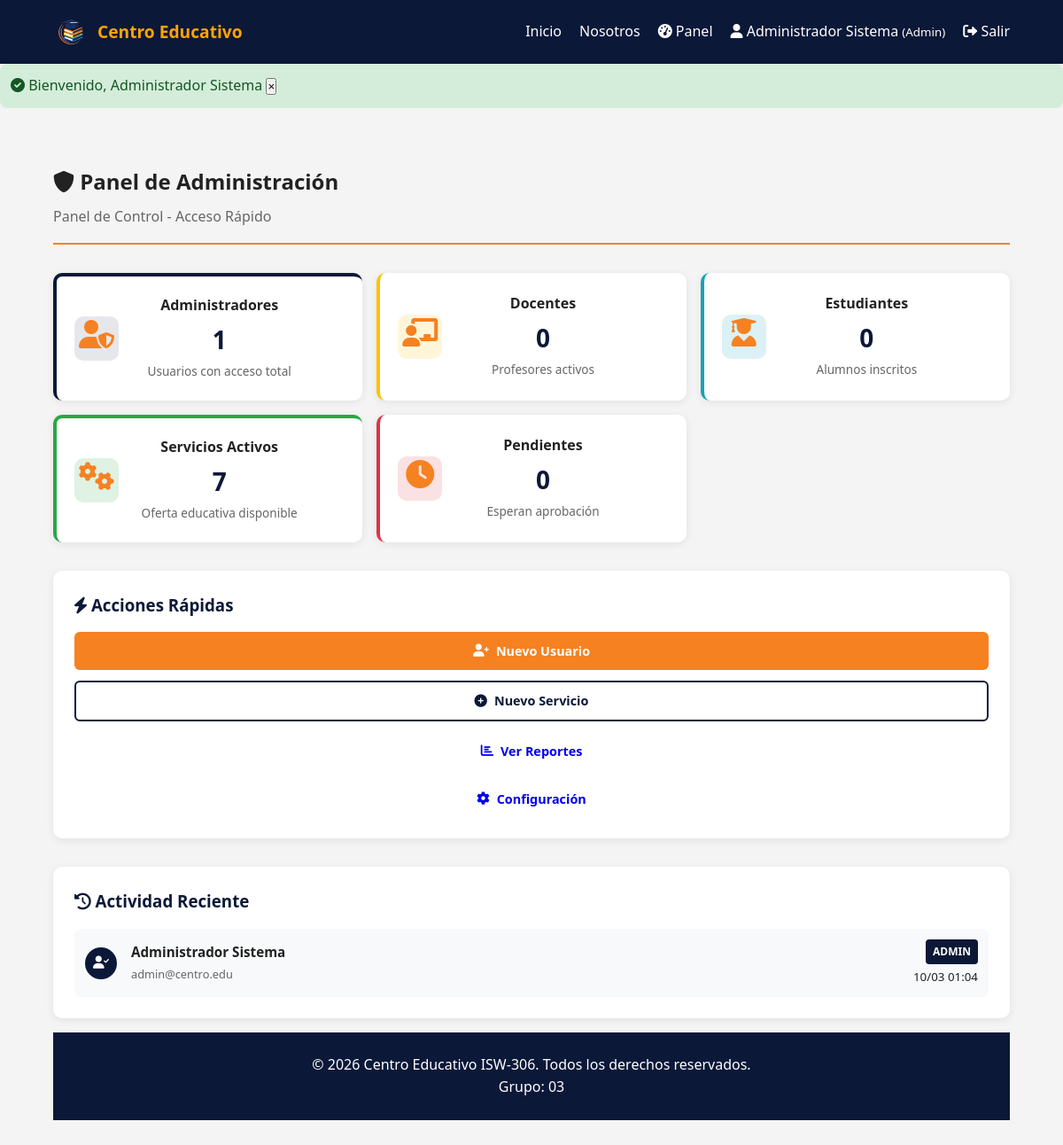
The page /?page=admin/dashboard (signed in) on the database its author committed.
### tables this page shows
CREATE TABLE usuarios (
    id INT AUTO_INCREMENT PRIMARY KEY,
    nombre_completo VARCHAR(100) NOT NULL,
    email VARCHAR(100) NOT NULL UNIQUE,
    password_hash VARCHAR(255) NOT NULL,
    rol_id INT NOT NULL,
    telefono VARCHAR(20),
    fecha_nacimiento DATE,
    activo BOOLEAN DEFAULT TRUE,
    last_login TIMESTAMP NULL,
    created_at TIMESTAMP DEFAULT CURRENT_TIMESTAMP,
    updated_at TIMESTAMP DEFAULT CURRENT_TIMESTAMP ON UPDATE CURRENT_TIMESTAMP,
    
    FOREIGN KEY (rol_id) REFERENCES roles(id) ON DELETE RESTRICT,
    INDEX idx_email (email),
    INDEX idx_rol (rol_id),
    INDEX idx_activo (activo)
);

CREATE TABLE roles (
    id INT AUTO_INCREMENT PRIMARY KEY,
    nombre ENUM('admin', 'docente', 'estudiante', 'padre') NOT NULL UNIQUE,
    descripcion VARCHAR(255),
    permisos JSON COMMENT 'Array de permisos en formato JSON',
    created_at TIMESTAMP DEFAULT CURRENT_TIMESTAMP,
    updated_at TIMESTAMP DEFAULT CURRENT_TIMESTAMP ON UPDATE CURRENT_TIMESTAMP
);

### models/Model.php (called while the page is built, shortened)
<?php
require_once __DIR__ . '/../config/database.php';
abstract class Model {
    protected $db;
    public function __construct() {
        $this->db = Database::getInstance()->getConnection();
    }
    public function getConnection(): PDO {
        return $this->db;
    }
}

### config/database.php (called while the page is built, shortened)
<?php
class Database {
    private static $instance = null;
    private $connection;
    private function __construct() {
        $dsn = "mysql:host=" . DB_HOST . ";port=" . DB_PORT . ";dbname=" . DB_DATABASE . ";charset=utf8mb4";
        $options = [
            PDO::ATTR_ERRMODE            => PDO::ERRMODE_EXCEPTION,
            PDO::ATTR_DEFAULT_FETCH_MODE => PDO::FETCH_ASSOC,
            PDO::ATTR_EMULATE_PREPARES   => false,
            PDO::MYSQL_ATTR_INIT_COMMAND => "SET NAMES utf8mb4"
        ];
        try {
            $this->connection = new PDO($dsn, DB_USERNAME, DB_PASSWORD, $options);
        } catch (PDOException $e) {
            if (APP_ENV === 'development') {
                throw new Exception("Error de conexión: " . $e->getMessage());
            } else {
                error_log("DB Connection Error: " . $e->getMessage());
                throw new Exception("Error interno del servidor");
            }
        }
    }
    public static function getInstance() {
        if (self::$instance === null) {
            self::$instance = new self();
        }
        return self::$instance;
    }
    public function getConnection() {
        return $this->connection;
    }
}

### models/User.php (called while the page is built, shortened)
<?php
require_once __DIR__ . '/Model.php';
class User extends Model
{
    protected $table = 'usuarios';
    public function findByIdWithRole(int $id): ?array
    {
        $stmt = $this->db->prepare("
            SELECT
                u.*,
                r.nombre as rol_nombre,
                r.descripcion as rol_descripcion,
                r.permisos as rol_permisos
            FROM {$this->table} u
            INNER JOIN roles r ON u.rol_id = r.id
            WHERE u.id = ?
            LIMIT 1
        ");
        $stmt->execute([$id]);
        $result = $stmt->fetch(PDO::FETCH_ASSOC);
        return $result ?: null;
    }
}

### models/Auth.php (called while the page is built, shortened)
<?php
require_once __DIR__ . '/Model.php';
require_once __DIR__ . '/User.php';
class Auth extends Model
{
    public function check(): bool
    {
        return isset($_SESSION['user_id']) && !empty($_SESSION['user_id']);
    }
    public function user(): ?array
    {
        $userModel = new User();
        return $userModel->findByIdWithRole((int)$_SESSION['user_id']);
    }
}

### views/admin/dashboard.php (the view, shortened to what this page needs)
<section class="admin-dashboard">
    <div class="dashboard-header">
        <h1><i class="fas fa-shield-alt"></i> <?= htmlspecialchars($title) ?></h1>
        <p class="subtitle">Panel de Control - Acceso Rápido</p>
    </div>
    <div class="stats-grid">
        <a href="<?= APP_URL ?>/?page=admin/users&role=admin" class="stat-card primary" title="Gestionar Administradores">
            <div class="stat-icon">
                <i class="fas fa-user-shield"></i>
            </div>
            <div class="stat-content">
                <h3>Administradores</h3>
                <p class="stat-number"><?= $stats['admin'] ?? 0 ?></p>
                <small>Usuarios con acceso total</small>
            </div>
        </a>
        <a href="<?= APP_URL ?>/?page=admin/users&role=docente" class="stat-card warning" title="Gestionar Docentes">
            <div class="stat-icon">
                <i class="fas fa-chalkboard-teacher"></i>
            </div>
            <div class="stat-content">
                <h3>Docentes</h3>
                <p class="stat-number"><?= $stats['docente'] ?? 0 ?></p>
                <small>Profesores activos</small>
            </div>
        </a>
        <a href="<?= APP_URL ?>/?page=admin/users&role=estudiante" class="stat-card info" title="Gestionar Estudiantes">
            <div class="stat-icon">
                <i class="fas fa-user-graduate"></i>
            </div>
            <div class="stat-content">
                <h3>Estudiantes</h3>
                <p class="stat-number"><?= $stats['estudiante'] ?? 0 ?></p>
                <small>Alumnos inscritos</small>
            </div>
        </a>
        <a href="<?= APP_URL ?>/?page=admin/services" class="stat-card success" title="Gestionar Servicios">
            <div class="stat-icon">
                <i class="fas fa-cogs"></i>
            </div>
            <div class="stat-content">
                <h3>Servicios Activos</h3>
                <p class="stat-number"><?= $stats['servicios'] ?? 0 ?></p>
                <small>Oferta educativa disponible</small>
            </div>
        </a>
        <a href="<?= APP_URL ?>/?page=admin/enrollments&status=pendiente" class="stat-card danger" title="Ver Inscripciones Pendientes">
            <div class="stat-icon">
                <i class="fas fa-clock"></i>
            </div>
            <div class="stat-content">
                <h3>Pendientes</h3>
                <p class="stat-number">
                    <?php
                    $db = (new \User())->getConnection();
                    $stmt = $db->prepare("SELECT COUNT(*) FROM inscripciones WHERE estado = 'pendiente'");
                    $stmt->execute();
                    echo $stmt->fetchColumn();
                    ?>
                </p>
                <small>Esperan aprobación</small>
            </div>
        </a>
    </div>
    <div class="quick-actions">
        <h3><i class="fas fa-bolt"></i> Acciones Rápidas</h3>
        <div class="action-buttons">
            <a href="<?= APP_URL ?>/?page=admin/users&action=create" class="btn btn-primary">
                <i class="fas fa-user-plus"></i> Nuevo Usuario
            </a>
            <a href="<?= APP_URL ?>/?page=admin/services&action=create" class="btn btn-secondary">
                <i class="fas fa-plus-circle"></i> Nuevo Servicio
            </a>
            <a href="<?= APP_URL ?>/?page=admin/reports" class="btn btn-info">
                <i class="fas fa-chart-bar"></i> Ver Reportes
            </a>
            <a href="<?= APP_URL ?>/?page=admin/settings" class="btn btn-warning">
                <i class="fas fa-cog"></i> Configuración
            </a>
        </div>
    </div>
    <div class="recent-activity">
        <h3><i class="fas fa-history"></i> Actividad Reciente</h3>
        <div class="activity-list">
            <?php
            $db = (new \User())->getConnection();
            $stmt = $db->prepare("
                SELECT u.nombre_completo, u.email, r.nombre as rol, u.created_at
                FROM usuarios u
                JOIN roles r ON u.rol_id = r.id
                ORDER BY u.created_at DESC
                LIMIT 5
            ");
            $stmt->execute();
            $recentUsers = $stmt->fetchAll();
            if (!empty($recentUsers)):
                foreach ($recentUsers as $user):
            ?>
                    <div class="activity-item">
                        <div class="activity-icon">
                            <i class="fas fa-user-check"></i>
                        </div>
                        <div class="activity-info">
                            <strong><?= htmlspecialchars($user['nombre_completo']) ?></strong>
                            <small><?= htmlspecialchars($user['email']) ?></small>
                        </div>
                        <div class="activity-meta">
                            <span class="badge badge-<?= htmlspecialchars($user['rol']) ?>">
                                <?= htmlspecialchars(ucfirst($user['rol'])) ?>
                            </span>
                            <small><?= date('d/m H:i', strtotime($user['created_at'])) ?></small>
                        </div>
                    </div>
                <?php
                endforeach;
            else:
                ?>
                <p class="empty-state">No hay actividad reciente</p>
            <?php endif; ?>
        </div>
    </div>
</section>

### views/layouts/header.php (shortened to what this page needs)
<?php
$ruta_base = rtrim(APP_URL, '/');
$user = null;
if (session_status() === PHP_SESSION_ACTIVE && isset($_SESSION['user_id'])) {
    $user = [
        'nombre' => $_SESSION['nombre'] ?? 'Usuario',
        'rol' => $_SESSION['rol'] ?? 'estudiante'
    ];
}
?>
<!DOCTYPE html>
<html lang="es">
<head>
    <link rel="stylesheet" href="<?php echo $ruta_base; ?>/assets/css/styles.css">
    <link rel="stylesheet" href="https://cdnjs.cloudflare.com/ajax/libs/font-awesome/6.0.0/css/all.min.css">
</head>
<body>
    <header>
        <div class="container">
            <nav>
                <div class="logo">
                    <a href="<?php echo $ruta_base; ?>/?page=home" class="logo-link">
                        <img src="<?php echo $ruta_base; ?>/assets/img/logo.png" alt="Logo" class="logo-img" onerror="this.style.display='none'">
                        <span class="logo-nombre">Centro Educativo</span>
                    </a>
                </div>
                <ul class="nav-links">
                    <li><a href="<?php echo $ruta_base; ?>/?page=home">Inicio</a></li>
                    <li><a href="<?php echo $ruta_base; ?>/?page=nosotros">Nosotros</a></li>
                    <?php if ($user): ?>
                        <li>
                            <a href="<?php echo $ruta_base; ?>/?page=<?php echo htmlspecialchars($user['rol']); ?>/dashboard">
                                <i class="fas fa-tachometer-alt"></i> Panel
                            </a>
                        </li>
                        <li>
                            <span class="user-welcome">
                                <i class="fas fa-user"></i>
                                <?php echo htmlspecialchars($user['nombre']); ?>
                                <small>(<?php echo htmlspecialchars(ucfirst($user['rol'])); ?>)</small>
                            </span>
                        </li>
                        <li>
                            <a href="<?php echo $ruta_base; ?>/?page=auth/logout" class="btn-logout">
                                <i class="fas fa-sign-out-alt"></i> Salir
                            </a>
                        </li>
                    <?php else: ?>
                        <li><a href="<?php echo $ruta_base; ?>/?page=login" class="btn-login">Ingresar</a></li>
                    <?php endif; ?>
                </ul>
            </nav>
        </div>
    </header>
    <?php if (session_status() === PHP_SESSION_ACTIVE): ?>
        <?php if (isset($_SESSION['success']) && !empty($_SESSION['success'])): ?>
            <div class="alert alert-success">
                <i class="fas fa-check-circle"></i>
                <?php echo htmlspecialchars($_SESSION['success']); ?>
                <button type="button" onclick="this.parentElement.remove()">×</button>
            </div>
        <?php endif; ?>
    <?php endif; ?>
    <main class="container">

### assets/css/styles.css (style rules this page uses)
:root { --color-primary: #0b1838; --color-secondary: #f68121; --color-white: #ffffff; --color-gray: #f4f4f4; --color-dark: #222; --color-border: #e0e0e0; --color-success: #28a745; --color-danger: #dc3545; --radius: 8px; --transition: all 0.3s ease; --shadow: 0 4px 12px rgba(0, 0, 0, 0.08); --font-main: 'Segoe UI', Tahoma, Geneva, Verdana, sans-serif; }
* { margin: 0; padding: 0; box-sizing: border-box; }
body { font-family: var(--font-main); background-color: var(--color-gray); color: var(--color-dark); line-height: 1.6; display: flex; flex-direction: column; min-height: 100vh; }
img { max-width: 100%; }
.container { width: 90%; max-width: 1200px; margin: 0 auto; }
main { flex: 1; padding: 2rem 0; }
header { background: var(--color-primary); color: var(--color-white); padding: 1rem 0; }
nav { display: flex; justify-content: space-between; align-items: center; }
.logo-link { display: flex; align-items: center; text-decoration: none; }
.logo-img { height: 40px; margin-right: 10px; }
.logo-nombre { color: orange; font-weight: bold; font-size: 1.2rem; }
.nav-links { list-style: none; display: flex; gap: 20px; }
.nav-links a { text-decoration: none; color: var(--color-white); font-weight: 500; transition: var(--transition); }
.admin-dashboard { padding: 2rem 0; }
.dashboard-header { margin-bottom: 2rem; }
.stats-grid { display: grid; grid-template-columns: repeat(auto-fit, minmax(220px, 1fr)); gap: 1.5rem; margin-bottom: 2rem; }
.stat-card { background: white; padding: 1.5rem; border-radius: 10px; box-shadow: 0 4px 10px rgba(0, 0, 0, 0.08); text-align: center; }
.stat-card i { font-size: 2rem; margin-bottom: 10px; color: var(--color-secondary); }
.stat-card.primary { border-top: 4px solid var(--color-primary); }
.stat-card.success { border-top: 4px solid var(--color-success); }
.stat-number { font-size: 2rem; font-weight: bold; color: var(--color-primary); }
.badge { padding: 4px 8px; border-radius: 20px; font-size: 12px; font-weight: bold; }
.badge { padding: 0.25rem 0.5rem; border-radius: 4px; font-size: 0.75rem; font-weight: 600; text-transform: uppercase; }
.badge-admin { background: #0b1838; color: white; }
.btn { display: inline-flex; justify-content: center; align-items: center; gap: 8px; padding: 12px; border-radius: 6px; font-weight: 600; font-size: 1rem; border: none; cursor: pointer; text-decoration: none; transition: var(--transition); width: 100%; }
.btn-primary { background: var(--color-secondary); color: var(--color-white); }
.btn-secondary { background: transparent; border: 2px solid var(--color-primary); color: var(--color-primary); }
.alert { padding: 12px; border-radius: var(--radius); margin-bottom: 1rem; }
.alert-success { background: #d4edda; color: #155724; }

### rows shown on the page
usuarios: nombre_completo "Administrador Sistema", rol.nombre "Admin", email "admin@centro.edu", rol.nombre "ADMIN", created_at "10/03 01:04"

### other values the page prints
$_SESSION['success'] "Bienvenido, Administrador Sistema"
$title "Panel de Administración"
$stats['admin'] "1"
$stats['docente'] "0"
$stats['estudiante'] "0"
$stats['servicios'] "7"
$stmt->fetchColumn() "0"
